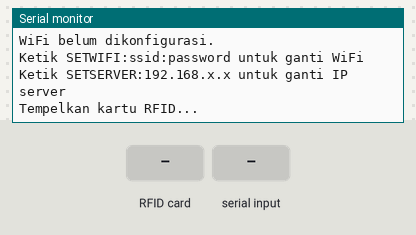
This sketch was run on a simulated ESP32. Shown: the last lines printed to the serial monitor. The inputs (shaded band) are chosen by the test bench. EEPROM starts erased. At 3.8 s the program restarts the board; the recording ends there.

Above: at 1.2 s.
1.3 s: RFID card 5E 7A 19 C4 held to the reader
At 2.4 s:
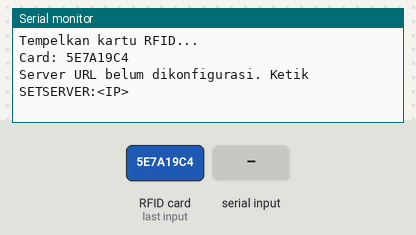
2.8 s: "SETSERVER:\n" received over Serial
At 3.6 s:
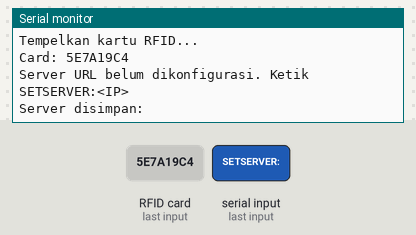

Measured:
- after the input at 1.3 s, the serial monitor: prints a new line at once (image 1)
- after the input at 2.8 s, the serial monitor: prints a new line at once (image 2)

The sketch:

esp32_rfid.ino
```cpp
#include <SPI.h>
#include <MFRC522.h>
#include <WiFi.h>
#include <HTTPClient.h>
#include <Preferences.h>

#define RST_PIN 22
#define SS_PIN 21

MFRC522 mfrc522(SS_PIN, RST_PIN);
Preferences preferences;

String serverUrl = "";
String lastUid = "";
unsigned long lastTap = 0;
const unsigned long debounce = 3000;

void setup() {
  Serial.begin(115200);

  SPI.begin(18, 19, 23, 21);
  mfrc522.PCD_Init();

  loadConfig();
  connectWiFi();

  Serial.println("Ketik SETWIFI:ssid:password untuk ganti WiFi");
  Serial.println("Ketik SETSERVER:192.168.x.x untuk ganti IP server");
  Serial.println("Tempelkan kartu RFID...");
}

void loop() {
  if (Serial.available()) {
    String cmd = Serial.readStringUntil('\n');
    cmd.trim();

    if (cmd.startsWith("SETWIFI:")) {
      int first = cmd.indexOf(':', 8);
      if (first > 0) {
        String ssid = cmd.substring(8, first);
        String pass = cmd.substring(first + 1);
        preferences.begin("wifi", false);
        preferences.putString("ssid", ssid);
        preferences.putString("pass", pass);
        preferences.end();
        Serial.println("WiFi disimpan.");
        delay(1000);
        ESP.restart();
      }
    }
    else if (cmd.startsWith("SETSERVER:")) {
      String ip = cmd.substring(String("SETSERVER:").length());
      ip.trim();
      if (ip.startsWith(":")) {
        ip = ip.substring(1);
        ip.trim();
      }
      preferences.begin("server", false);
      preferences.putString("url", ip);
      preferences.end();
      Serial.println("Server disimpan: " + ip);
      delay(1000);
      ESP.restart();
    }
  }

  if (!mfrc522.PICC_IsNewCardPresent() || !mfrc522.PICC_ReadCardSerial()) {
    return;
  }

  String uid = getUid();
  Serial.println("Card: " + uid);

  if (uid != lastUid || (millis() - lastTap > debounce)) {
    lastUid = uid;
    lastTap = millis();
    saveScan(uid);
    delay(800);
  }

  mfrc522.PICC_HaltA();
}

String getUid() {
  String uid = "";
  for (byte i = 0; i < mfrc522.uid.size; i++) {
    if (mfrc522.uid.uidByte[i] < 0x10) uid += "0";
    uid += String(mfrc522.uid.uidByte[i], HEX);
  }
  uid.toUpperCase();
  return uid;
}

void loadConfig() {
  preferences.begin("server", true);
  String srv = preferences.getString("url", "");
  preferences.end();

  if (!srv.isEmpty()) {
    serverUrl = "http://" + srv;
    Serial.println("Server: " + serverUrl);
  } else {
    Serial.println("Server belum dikonfigurasi.");
  }
}

void connectWiFi() {
  preferences.begin("wifi", true);
  String ssid = preferences.getString("ssid", "");
  String pass = preferences.getString("pass", "");
  preferences.end();

  if (ssid.isEmpty()) {
    Serial.println("WiFi belum dikonfigurasi.");
    return;
  }

  WiFi.begin(ssid.c_str(), pass.c_str());
  Serial.print("Menghubungkan ke " + ssid);

  int attempts = 0;
  while (WiFi.status() != WL_CONNECTED && attempts < 30) {
    delay(500);
    Serial.print(".");
    attempts++;
  }

  if (WiFi.status() == WL_CONNECTED) {
    Serial.println("\nWiFi OK, IP ESP32: " + WiFi.localIP().toString());
  } else {
    Serial.println("\nWiFi gagal.");
  }
}

void saveScan(String uid) {
  if (serverUrl.isEmpty()) {
    Serial.println("Server URL belum dikonfigurasi. Ketik SETSERVER:<IP>");
    return;
  }

  if (WiFi.status() != WL_CONNECTED) {
    Serial.println("WiFi belum terhubung. Mencoba reconnect...");
    connectWiFi();
  }

  if (WiFi.status() != WL_CONNECTED) {
    Serial.println("Gagal kirim UID karena WiFi tidak terhubung.");
    return;
  }

  HTTPClient http;
  String url = serverUrl + ":8000/api/save-scan";

  Serial.println("Kirim ke: " + url);

  http.begin(url);
  http.addHeader("Content-Type", "application/json");

  String json = "{\"uid\":\"" + uid + "\"}";
  int code = http.POST(json);

  if (code > 0) {
    String resp = http.getString();
    Serial.println("Response: " + resp);
  } else {
    Serial.println("POST failed: " + String(code));
  }

  http.end();
}
```
